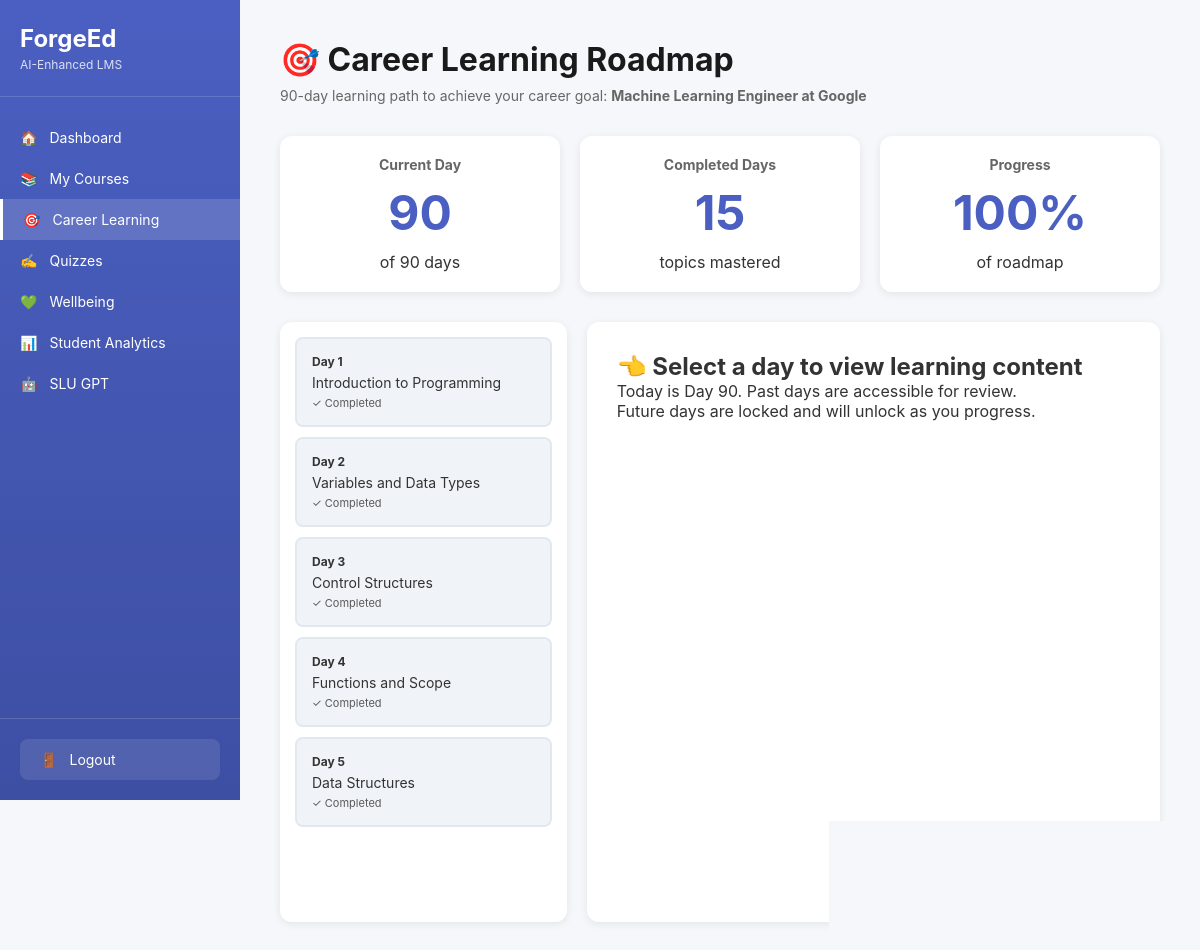
Screenshot of /career-learning (signed in) with the database file from the repository.
### tables this page shows
CREATE TABLE students (
            id INTEGER PRIMARY KEY AUTOINCREMENT,
            email TEXT UNIQUE NOT NULL,
            password TEXT NOT NULL,
            first_name TEXT NOT NULL,
            last_name TEXT NOT NULL,
            gpa REAL DEFAULT 0.0,
            completion_rate INTEGER DEFAULT 0,
            slu_gpt_sessions INTEGER DEFAULT 0,
            career_goal TEXT,
            created_at TIMESTAMP DEFAULT CURRENT_TIMESTAMP
        , educational_background TEXT, is_admin BOOLEAN DEFAULT 0);

CREATE TABLE daily_roadmap (
            id INTEGER PRIMARY KEY AUTOINCREMENT,
            student_id INTEGER NOT NULL,
            day_number INTEGER NOT NULL,
            topic TEXT NOT NULL,
            theory_content TEXT,
            resources TEXT,
            study_duration INTEGER DEFAULT 120,
            is_completed BOOLEAN DEFAULT 0,
            completed_at TIMESTAMP,
            created_at TIMESTAMP DEFAULT CURRENT_TIMESTAMP,
            FOREIGN KEY (student_id) REFERENCES students (id),
            UNIQUE(student_id, day_number)
        );

### app.py (the view)
@app.route('/career-learning')
def career_learning():
    if 'student_id' not in session:
        return redirect(url_for('index'))
    student_id = session['student_id']
    conn = get_db()
    student = conn.execute('SELECT * FROM students WHERE id = ?', (student_id,)).fetchone()
    from datetime import datetime
    created_at = datetime.fromisoformat(student['created_at'])
    days_elapsed = (datetime.now() - created_at).days + 1
    current_day = min(days_elapsed, 90)  # Cap at 90 days
    roadmap = conn.execute('''
        SELECT * FROM daily_roadmap
        WHERE student_id = ?
        ORDER BY day_number
    ''', (student_id,)).fetchall()
    conn.close()
    return render_template('career_learning.html',
                         student=student,
                         roadmap=roadmap,
                         current_day=current_day)

### database.py (called while the page is built)
def get_db():
    conn = sqlite3.connect('forgeed.db')
    conn.row_factory = sqlite3.Row
    return conn

### templates/career_learning.html (shortened to what this page needs)
<!DOCTYPE html>
<html lang="en">
<head>
    <link rel="stylesheet" href="/static/style.css">
</head>
<body>
    <div class="app-container">
        <nav class="sidebar">
            <div class="sidebar-logo">
                <h2>ForgeEd</h2>
                <p>AI-Enhanced LMS</p>
            </div>
            <div class="sidebar-nav">
                <a href="/dashboard" class="nav-item">
                    <span>🏠</span> Dashboard
                </a>
                <a href="/courses" class="nav-item">
                    <span>📚</span> My Courses
                </a>
                <a href="/career-learning" class="nav-item active">
                    <span>🎯</span> Career Learning
                </a>
                <a href="/quiz" class="nav-item">
                    <span>✍️</span> Quizzes
                </a>
                <a href="/wellbeing" class="nav-item">
                    <span>💚</span> Wellbeing
                <a href="/analytics" class="nav-item">
                    <span>📊</span> Student Analytics
                </a>
                </a>
                <a href="/slu-gpt" class="nav-item">
                    <span>🤖</span> SLU GPT
                </a>
            </div>
            <div class="sidebar-footer">
                <a href="/logout" class="logout-btn">
                    <span>🚪</span> Logout
                </a>
            </div>
        </nav>
        <main class="main-content">
            <div class="page-header">
                <h1>🎯 Career Learning Roadmap</h1>
                <p>90-day learning path to achieve your career goal: <strong>{{ student['career_goal'] }}</strong></p>
            </div>
            <div class="roadmap-progress">
                <div class="progress-card">
                    <h3>Current Day</h3>
                    <div class="big-number">{{ current_day }}</div>
                    <p>of 90 days</p>
                </div>
                <div class="progress-card">
                    <h3>Completed Days</h3>
                    <div class="big-number" id="completed-count">0</div>
                    <p>topics mastered</p>
                </div>
                <div class="progress-card">
                    <h3>Progress</h3>
                    <div class="big-number">{{ (current_day / 90 * 100)|round|int }}%</div>
                    <p>of roadmap</p>
                </div>
            </div>
            <div class="roadmap-container">
                <div class="roadmap-timeline">
                    {% for day in roadmap %}
                    <div class="day-card {% if day['day_number'] == current_day %}current-day{% elif day['day_number'] < current_day %}past-day{% else %}future-day locked{% endif %}"
                         data-day="{{ day['day_number'] }}"
                         onclick="selectDay({{ day['day_number'] }}, {{ current_day }})">
                        <div class="day-number">Day {{ day['day_number'] }}</div>
                        <div class="day-topic">{{ day['topic'] }}</div>
                        {% if day['is_completed'] %}
                        <div class="day-status">✓ Completed</div>
                        {% elif day['day_number'] == current_day %}
                        <div class="day-status">📍 Today</div>
                        {% elif day['day_number'] > current_day %}
                        <div class="day-status">🔒 Locked</div>
                        {% endif %}
                    </div>
                    {% endfor %}
                </div>
                <div class="day-content">
                    <div id="select-prompt">
                        <h2>👈 Select a day to view learning content</h2>
                        <p>Today is Day {{ current_day }}. Past days are accessible for review.</p>
                        <p>Future days are locked and will unlock as you progress.</p>
                    </div>
                </div>
            </div>
        </main>
    </div>
</body>
</html>

### static/style.css (style rules this page uses)
:root { --color-academic: #2196F3; --color-academic-light: rgba(33, 150, 243, 0.08); --color-career: #9b7fd7; --color-career-light: rgba(155, 127, 215, 0.08); --color-wellbeing: #f4a261; --color-wellbeing-light: rgba(244, 162, 97, 0.08); }
* { margin: 0; padding: 0; box-sizing: border-box; }
body { font-family: -apple-system, BlinkMacSystemFont, 'Segoe UI', Roboto, 'Helvetica Neue', Arial, sans-serif; background: #f5f7fa; color: #333; }
.app-container { display: flex; min-height: 100vh; }
.sidebar { width: 240px; background: linear-gradient(180deg, #4a5fc1 0%, #3d4fa3 100%); color: white; display: flex; flex-direction: column; position: fixed; height: 100vh; overflow-y: auto; }
.sidebar-logo { padding: 24px 20px; border-bottom: 1px solid rgba(255, 255, 255, 0.15); }
.sidebar-logo h2 { font-size: 24px; font-weight: 700; }
.sidebar-logo p { font-size: 12px; opacity: 0.8; margin-top: 4px; }
.sidebar-nav { flex: 1; padding: 20px 0; }
.nav-item { display: flex; align-items: center; gap: 12px; padding: 12px 20px; color: white; text-decoration: none; transition: background 0.3s; font-size: 14px; }
.nav-item.active { background: rgba(255, 255, 255, 0.15); border-left: 3px solid white; }
.sidebar-footer { padding: 20px; border-top: 1px solid rgba(255, 255, 255, 0.15); }
.logout-btn { display: flex; align-items: center; gap: 12px; padding: 12px 20px; color: white; text-decoration: none; background: rgba(255, 255, 255, 0.1); border-radius: 8px; font-size: 14px; border: none; cursor: pointer; width: 100%; }
.main-content { flex: 1; margin-left: 240px; padding: 40px; }
.page-header { margin-bottom: 32px; }
.page-header h1 { font-size: 32px; font-weight: 700; color: #1a1a1a; margin-bottom: 8px; }
.page-header p { color: #666; font-size: 14px; }
.roadmap-progress { display: grid; grid-template-columns: repeat(auto-fit, minmax(200px, 1fr)); gap: 20px; margin-bottom: 30px; }
.progress-card { background: white; padding: 20px; border-radius: 12px; text-align: center; box-shadow: 0 2px 8px rgba(0,0,0,0.08); }
.progress-card h3 { font-size: 14px; color: #666; margin-bottom: 10px; }
.big-number { font-size: 48px; font-weight: 700; color: #4a5fc1; margin: 10px 0; }
.roadmap-container { display: grid; grid-template-columns: 1fr 2fr; gap: 20px; margin-top: 20px; }
.roadmap-timeline { max-height: 600px; overflow-y: auto; background: white; padding: 15px; border-radius: 12px; box-shadow: 0 2px 8px rgba(0,0,0,0.08); }
.day-card { padding: 15px; margin-bottom: 10px; border-radius: 8px; cursor: pointer; transition: all 0.2s; }
.day-card.past-day { background: #f0f4f8; border: 2px solid #e2e8f0; }
.day-number { font-weight: 700; font-size: 12px; margin-bottom: 5px; }
.day-topic { font-size: 14px; margin-bottom: 5px; }
.day-status { font-size: 11px; opacity: 0.8; }
.day-content { background: white; padding: 30px; border-radius: 12px; box-shadow: 0 2px 8px rgba(0,0,0,0.08); }

### rows the page displays
students: career_goal "Machine Learning Engineer at Google"
daily_roadmap: day_number "1", topic "Introduction to Programming", is_completed "✓ Completed"
daily_roadmap: day_number "2", topic "Variables and Data Types", is_completed "✓ Completed"
daily_roadmap: day_number "3", topic "Control Structures", is_completed "✓ Completed"
daily_roadmap: day_number "4", topic "Functions and Scope", is_completed "✓ Completed"
daily_roadmap: day_number "5", topic "Data Structures", is_completed "✓ Completed"
